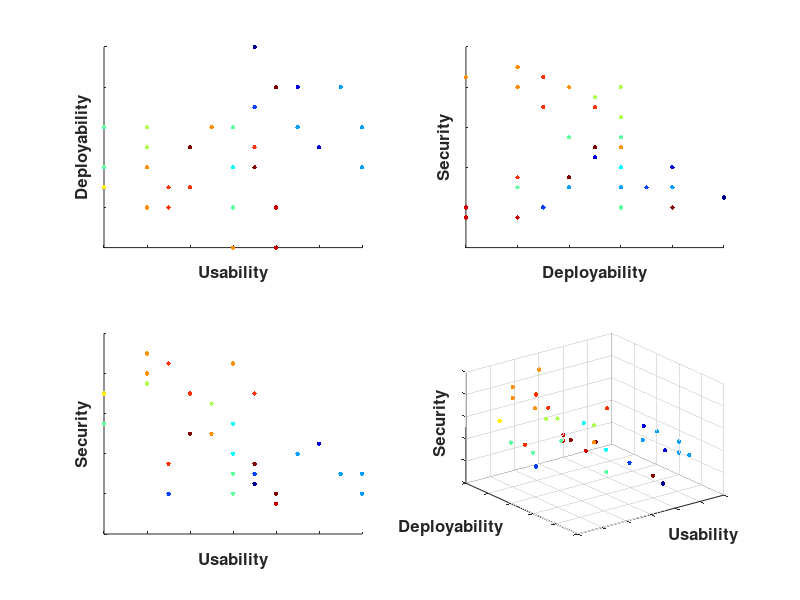

Write the MATLAB code that produced this figure. (Note: this script raises an error after producing the figure.)
data = csvread("SummaryData.csv");
name = textread("CategoryTitles.csv", "%s", "delimiter", ",");
fontsize = 12;
fontsizeaxis = 12;

usability = data(:,2);
deployability = data(:,3);
security = data(:,4);
category = data(:,1);

#h = figure
subplot(2,2,4);
h = scatter3(usability, deployability, security, 10, category, "filled");
colormap('jet');
xlabel ("Usability", "fontsize", fontsize, "fontweight", "bold");
axis("ij");
ylabel ("Deployability", "fontsize", fontsize, "fontweight", "bold");
zlabel ("Security", "fontsize", fontsize, "fontweight", "bold");
axis("nolabel");

subplot(2,2,1);
scatter(usability, deployability, 10, category, "filled");
xlabel ("Usability", "fontsize", fontsize, "fontweight", "bold");
ylabel ("Deployability", "fontsize", fontsize, "fontweight", "bold");
axis("nolabel");

subplot(2,2,2);
scatter(deployability, security, 10, category, "filled");
xlabel ("Deployability", "fontsize", fontsize, "fontweight", "bold");
ylabel ("Security", "fontsize", fontsize, "fontweight", "bold");
axis("nolabel");

subplot(2,2,3);
scatter(usability, security, 10, category, "filled");
xlabel ("Usability", "fontsize", fontsize, "fontweight", "bold");
ylabel ("Security", "fontsize", fontsize, "fontweight", "bold");
axis("nolabel");

subplot(2,2,4);
[~, I] = unique(category); %
p = findobj(h,'Type','Patch');
#I = flipud(I);
I = 37 - I;
legend(p(I),name, "location", "northeast", "orientation", "vertical");

annotation("textbox", [.12 .545 .3 .3], "String", "Low", "linestyle", "none", "fontsize", fontsizeaxis);
annotation("textbox", [.445 .545 .3 .3], "String", "High", "linestyle", "none", "fontsize", fontsizeaxis);
annotation("textbox", [.10 .57 .3 .3], "String", "Low", "linestyle", "none", "fontsize", fontsizeaxis);
annotation("textbox", [.10 .912 .3 .3], "String", "High", "linestyle", "none", "fontsize", fontsizeaxis);

annotation("textbox", [.57 .545 .3 .3], "String", "Low", "linestyle", "none", "fontsize", fontsizeaxis);
annotation("textbox", [.895 .545 .3 .3], "String", "High", "linestyle", "none", "fontsize", fontsizeaxis);
annotation("textbox", [.55 .57 .3 .3], "String", "Low", "linestyle", "none", "fontsize", fontsizeaxis);
annotation("textbox", [.55 .912 .3 .3], "String", "High", "linestyle", "none", "fontsize", fontsizeaxis);

annotation("textbox", [.12 .085 .3 .3], "String", "Low", "linestyle", "none", "fontsize", fontsizeaxis);
annotation("textbox", [.445 .085 .3 .3], "String", "High", "linestyle", "none", "fontsize", fontsizeaxis);
annotation("textbox", [.10 .11 .3 .3], "String", "Low", "linestyle", "none", "fontsize", fontsizeaxis);
annotation("textbox", [.10 .452 .3 .3], "String", "High", "linestyle", "none", "fontsize", fontsizeaxis);

annotation("textbox", [.55 .18 .3 .3], "String", "Low", "linestyle", "none", "fontsize", fontsizeaxis);
annotation("textbox", [.55 .382 .3 .3], "String", "High", "linestyle", "none", "fontsize", fontsizeaxis);
annotation("textbox", [.69 .09 .3 .3], "String", "High", "linestyle", "none", "fontsize", fontsizeaxis);
annotation("textbox", [.72 .08 .3 .3], "String", "Low", "linestyle", "none", "fontsize", fontsizeaxis);
annotation("textbox", [.902 .15 .3 .3], "String", "High", "linestyle", "none", "fontsize", fontsizeaxis);

